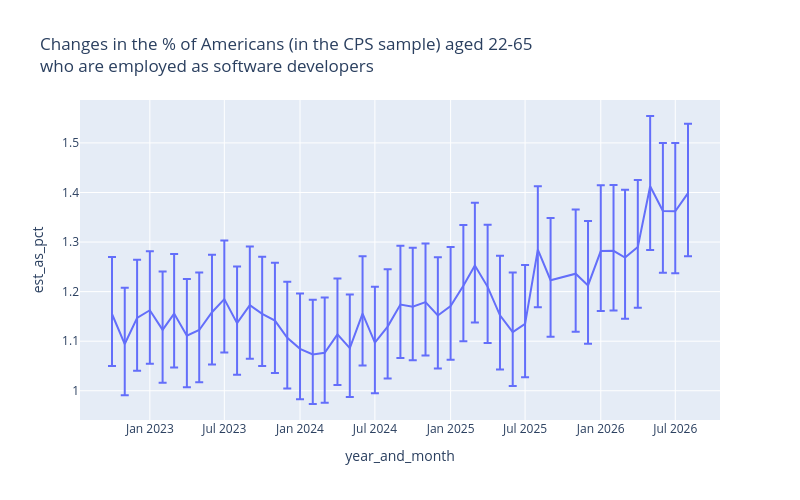

Notebook source saved alongside this figure:
### Code cell
chart_height = 500
chart_width = 800
fig = px.line(swe_employment_year_month_props.query(
"employed_as_software_developer == '1'"), x = reference_period, 
y = 'est_as_pct', error_y = 'error_upper_as_pct', error_y_minus = 'error_lower_as_pct',
title = 'Changes in the % of Americans (in the CPS sample) aged 22-65<br>\
who are employed as software developers', height = chart_height, width = chart_width)
fig

### Figure 1 — Plotly figure (JSON) as saved in the notebook; plotly's stock layout.template omitted (floating-point values rounded to 4 significant figures)
{"data": [{"error_y": {"array": [0.1152, 0.1137, 0.1172, 0.119, 0.1178, 0.12, 0.1145, 0.116, 0.116, 0.1184, 0.1143, 0.1185, 0.1154, 0.1166, 0.113, 0.1117, 0.1102, 0.1112, 0.1126, 0.1083, 0.1154, 0.1127, 0.1155, 0.1186, 0.1189, 0.1185, 0.1178, 0.1194, 0.1227, 0.1265, 0.1251, 0.1204, 0.1203, 0.1189, 0.1279, 0.1254, 0.1294, 0.13, 0.133, 0.1325, 0.1369, 0.1351, 0.1416, 0.1371, 0.1376, 0.14], "arrayminus": [0.1049, 0.1031, 0.1065, 0.1081, 0.1067, 0.1088, 0.1039, 0.1053, 0.1055, 0.1078, 0.1039, 0.1077, 0.105, 0.1059, 0.1026, 0.1014, 0.1001, 0.1009, 0.1023, 0.09857, 0.105, 0.1023, 0.1049, 0.1078, 0.108, 0.1078, 0.107, 0.1084, 0.1115, 0.115, 0.1135, 0.1091, 0.1087, 0.1077, 0.1164, 0.1139, 0.1172, 0.1176, 0.1207, 0.1203, 0.1237, 0.1225, 0.1289, 0.1247, 0.1252, 0.1274]}, "hovertemplate": "year_and_month=%{x}<br>est_as_pct=%{y}<extra></extra>", "legendgroup": "", "line": {"color": "#636efa", "dash": "solid"}, "marker": {"symbol": "circle"}, "mode": "lines", "name": "", "orientation": "v", "showlegend": false, "type": "scatter", "x": ["2022-10", "2022-11", "2022-12", "2023-01", "2023-02", "2023-03", "2023-04", "2023-05", "2023-06", "2023-07", "2023-08", "2023-09", "2023-10", "2023-11", "2023-12", "2024-01", "2024-02", "2024-03", "2024-04", "2024-05", "2024-06", "2024-07", "2024-08", "2024-09", "2024-10", "2024-11", "2024-12", "2025-01", "2025-02", "2025-03", "2025-04", "2025-05", "2025-06", "2025-07", "2025-08", "2025-09", "2025-11", "2025-12", "2026-01", "2026-02", "2026-03", "2026-04", "2026-05", "2026-06", "2026-07", "2026-08"], "xaxis": "x", "y": [1.155, 1.094, 1.147, 1.162, 1.123, 1.156, 1.111, 1.123, 1.158, 1.185, 1.136, 1.173, 1.155, 1.142, 1.107, 1.085, 1.073, 1.077, 1.114, 1.086, 1.156, 1.097, 1.13, 1.174, 1.169, 1.179, 1.152, 1.171, 1.212, 1.253, 1.21, 1.152, 1.118, 1.135, 1.285, 1.223, 1.236, 1.213, 1.282, 1.282, 1.269, 1.29, 1.413, 1.363, 1.362, 1.399], "yaxis": "y"}], "layout": {"height": 500, "legend": {"tracegroupgap": 0}, "title": {"text": "Changes in the % of Americans (in the CPS sample) aged 22-65<br>who are employed as software developers"}, "width": 800, "xaxis": {"anchor": "y", "domain": [0, 1], "title": {"text": "year_and_month"}}, "yaxis": {"anchor": "x", "domain": [0, 1], "title": {"text": "est_as_pct"}}}}
